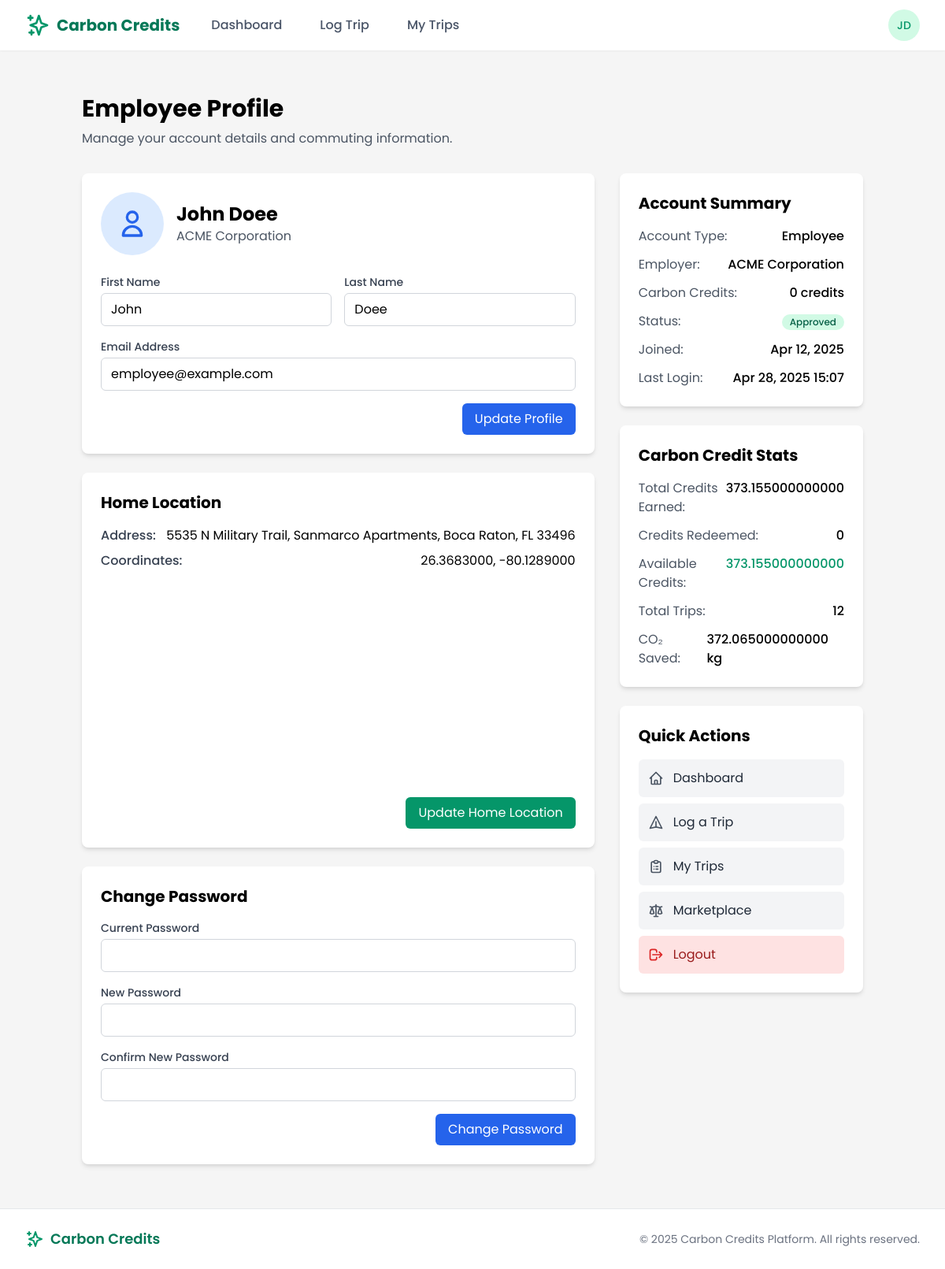
Before: /employee/profile/ (signed in) with the older database file.
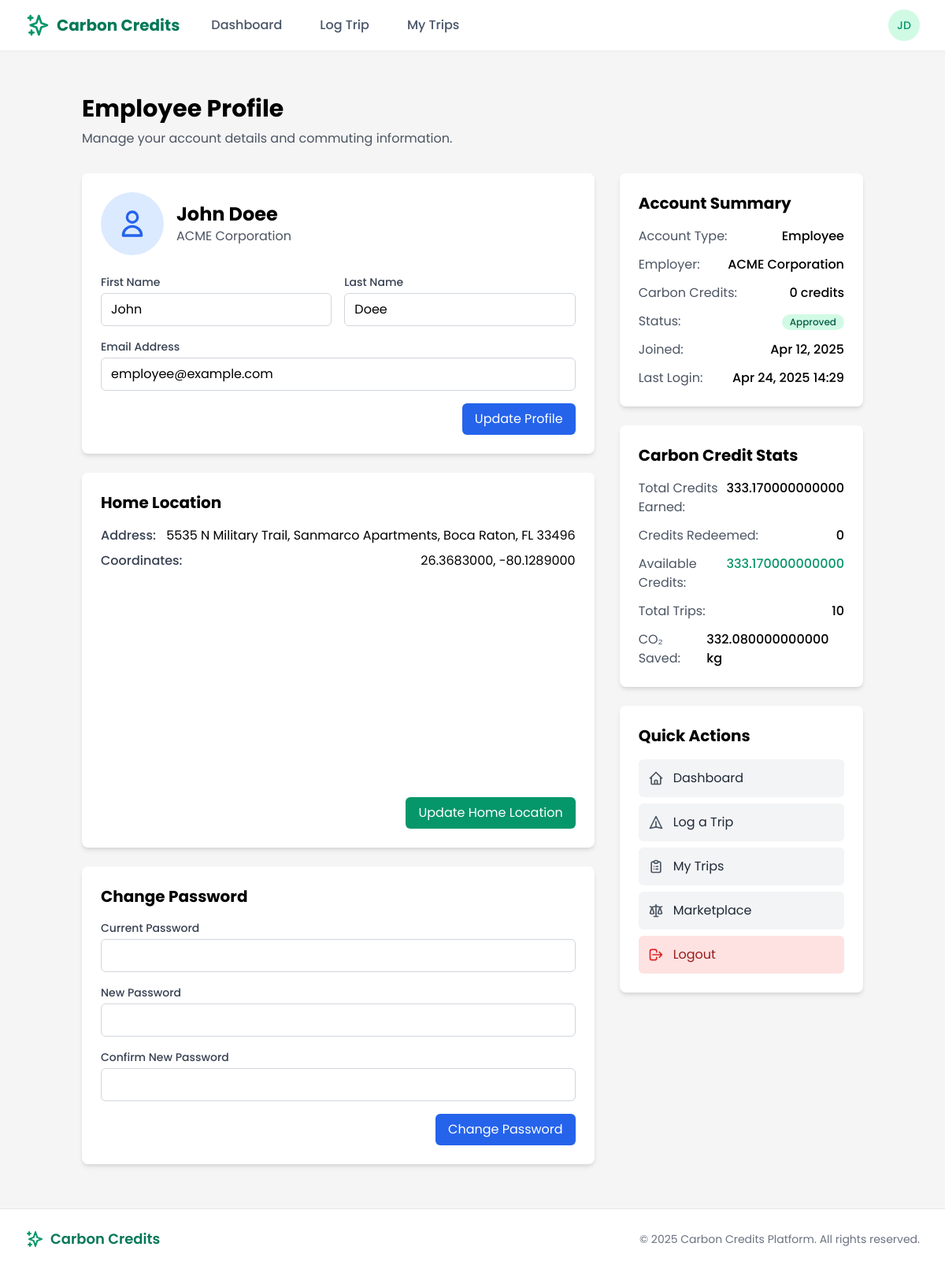
After: the same page with the newer database file.
### users/models.py (models this page shows, shortened)
class CustomUser(AbstractUser):
    is_employee = models.BooleanField(default=False)
    is_employer = models.BooleanField(default=False)
    is_bank_admin = models.BooleanField(default=False)
    is_super_admin = models.BooleanField(default=False)
    email = models.EmailField(_('email address'), unique=True)
    date_joined = models.DateTimeField(default=timezone.now)
    approved = models.BooleanField(default=False)
    USERNAME_FIELD = 'email'
    REQUIRED_FIELDS = ['username', 'first_name', 'last_name']
    class Meta:
        verbose_name = _('user')
        verbose_name_plural = _('users')

### core/views/employee_views.py (the view)
# urls.py: path('profile/', profile_redirect, name='profile'),
@login_required
@user_passes_test(lambda u: u.is_employee)
def profile(request):
    employee_profile = getattr(request.user, 'employee_profile', None)
    home_location = Location.objects.filter(
        created_by=request.user,
        location_type='home'
    ).first()
    stats = {
        'total_credits': 0,
        'redeemed_credits': 0,
        'available_credits': 0,
        'total_trips': 0,
        'co2_saved': 0
    }
    if employee_profile:
        trips = Trip.objects.filter(employee=employee_profile)
        total_trips = trips.count()
        total_credits = CarbonCredit.objects.filter(
            owner_type='employee',
            owner_id=employee_profile.id
        ).aggregate(Sum('amount'))['amount__sum'] or 0
        redeemed_credits = CarbonCredit.objects.filter(
            owner_type='employee',
            owner_id=employee_profile.id,
            status='redeemed'
        ).aggregate(Sum('amount'))['amount__sum'] or 0
        co2_saved = trips.aggregate(Sum('carbon_savings'))['carbon_savings__sum'] or 0
        stats = {
            'total_credits': total_credits,
            'redeemed_credits': redeemed_credits,
            'available_credits': total_credits - redeemed_credits,
            'total_trips': total_trips,
            'co2_saved': co2_saved
        }
    google_maps_api_key = settings.GOOGLE_MAPS_API_KEY
    context = {
        'page_title': 'Employee Profile',
        'user': request.user,
        'employee_profile': employee_profile,
        'home_location': home_location,
        'stats': stats,
        'google_maps_api_key': google_maps_api_key
    }
    return render(request, 'employee/profile.html', context)

### templates/employee/profile.html (shortened to what the changed rows need)
{% extends 'base.html' %}
{% load static %}
{% block content %}
<div class="container mx-auto px-4 py-8">
    <div class="mb-8">
        <h1 class="text-3xl font-bold mb-2">Employee Profile</h1>
    </div>
    <div class="grid grid-cols-1 md:grid-cols-3 gap-8">
        <div class="col-span-2">
            <div class="bg-white rounded-lg shadow-md p-6 mb-6">
                <div class="flex items-center mb-6">
                    <div>
                        <h2 class="text-2xl font-bold">{{ user.get_full_name }}</h2>
                        <p class="text-gray-600">{{ employee_profile.employer.company_name }}</p>
                    </div>
                </div>
                <form method="post" action="{% url 'employee_update_profile' %}">
                    <div class="grid grid-cols-1 md:grid-cols-2 gap-4 mb-4">
                        <div>
                            <label for="first_name" class="block text-sm font-medium text-gray-700 mb-1">First Name</label>
                            <input type="text" id="first_name" name="first_name" value="{{ user.first_name }}" class="w-full px-3 py-2 border border-gray-300 rounded-md focus:outline-none focus:ring-2 focus:ring-blue-500">
                        </div>
                        <div>
                            <label for="last_name" class="block text-sm font-medium text-gray-700 mb-1">Last Name</label>
                            <input type="text" id="last_name" name="last_name" value="{{ user.last_name }}" class="w-full px-3 py-2 border border-gray-300 rounded-md focus:outline-none focus:ring-2 focus:ring-blue-500">
                        </div>
                    </div>
                    <div class="mb-4">
                        <label for="email" class="block text-sm font-medium text-gray-700 mb-1">Email Address</label>
                        <input type="email" id="email" name="email" value="{{ user.email }}" class="w-full px-3 py-2 border border-gray-300 rounded-md focus:outline-none focus:ring-2 focus:ring-blue-500">
                    </div>
                </form>
            </div>
        </div>
        <div>
            <div class="bg-white rounded-lg shadow-md p-6 mb-6">
                <div class="space-y-3">
                    <div class="flex justify-between">
                        <span class="text-gray-600">Joined:</span>
                        <span class="font-medium">{{ user.date_joined|date:"M d, Y" }}</span>
                    </div>
                    <div class="flex justify-between">
                        <span class="text-gray-600">Last Login:</span>
                        <span class="font-medium">{{ user.last_login|date:"M d, Y H:i" }}</span>
                    </div>
                </div>
            </div>
            <div class="bg-white rounded-lg shadow-md p-6 mb-6">
                <div class="space-y-3">
                    <div class="flex justify-between">
                        <span class="text-gray-600">Total Credits Earned:</span>
                        <span class="font-medium">{{ stats.total_credits|default:"0" }}</span>
                    </div>
                    <div class="flex justify-between">
                        <span class="text-gray-600">Available Credits:</span>
                        <span class="font-medium text-green-600">{{ stats.available_credits|default:"0" }}</span>
                    </div>
                    <div class="flex justify-between">
                        <span class="text-gray-600">Total Trips:</span>
                        <span class="font-medium">{{ stats.total_trips|default:"0" }}</span>
                    </div>
                    <div class="flex justify-between">
                        <span class="text-gray-600">CO₂ Saved:</span>
                        <span class="font-medium">{{ stats.co2_saved|default:"0" }} kg</span>
                    </div>
                </div>
            </div>
        </div>
    </div>
</div>
{% endblock %}

### templates/base.html (shortened to what the changed rows need)
{% load static %}
<!DOCTYPE html>
<html lang="en">
<head>
    <link href="https://cdn.jsdelivr.net/npm/tailwindcss@2.2.19/dist/tailwind.min.css" rel="stylesheet">
</head>
<body class="flex flex-col min-h-screen">
    <header class="bg-white shadow-sm sticky top-0 z-50">
        <nav class="max-w-7xl mx-auto px-4 sm:px-6 lg:px-8">
            <div class="flex justify-between h-16">
                <div class="flex items-center">
                    {% if user.is_authenticated %}
                    <div class="ml-3 relative">
                        <div>
                            <button type="button" class="bg-white rounded-full flex text-sm focus:outline-none focus:ring-2 focus:ring-offset-2 focus:ring-green-500" id="user-menu-button" aria-expanded="false" aria-haspopup="true">
                                <div class="h-10 w-10 rounded-full bg-green-100 flex items-center justify-center text-green-600 font-medium">
                                    {{ user.first_name|slice:":1" }}{{ user.last_name|slice:":1" }}
                                </div>
                            </button>
                        </div>
                    </div>
                    {% else %}
                    <a href="{% url 'login' %}" class="btn-secondary">Log in</a>
                    <a href="{% url 'register' %}" class="ml-3 btn-primary">Register</a>
                    {% endif %}
                </div>
            </div>
        </nav>
    </header>
    <main class="flex-grow py-6">
        {% block content %}{% endblock %}
    </main>
</body>
</html>

Changed rows visible on the page:
changed CustomUser "John Doee": last_login "Apr 28, 2025 15:07" → "Apr 24, 2025 14:29"
Other visible differences:
{{ stats.total_credits|default:"0" }}: "373.155000000000" → "333.170000000000"
{{ stats.available_credits|default:"0" }}: "373.155000000000" → "333.170000000000"
{{ stats.total_trips|default:"0" }}: "12" → "10"
{{ stats.co2_saved|default:"0" }}: "372.065000000000" → "332.080000000000"
